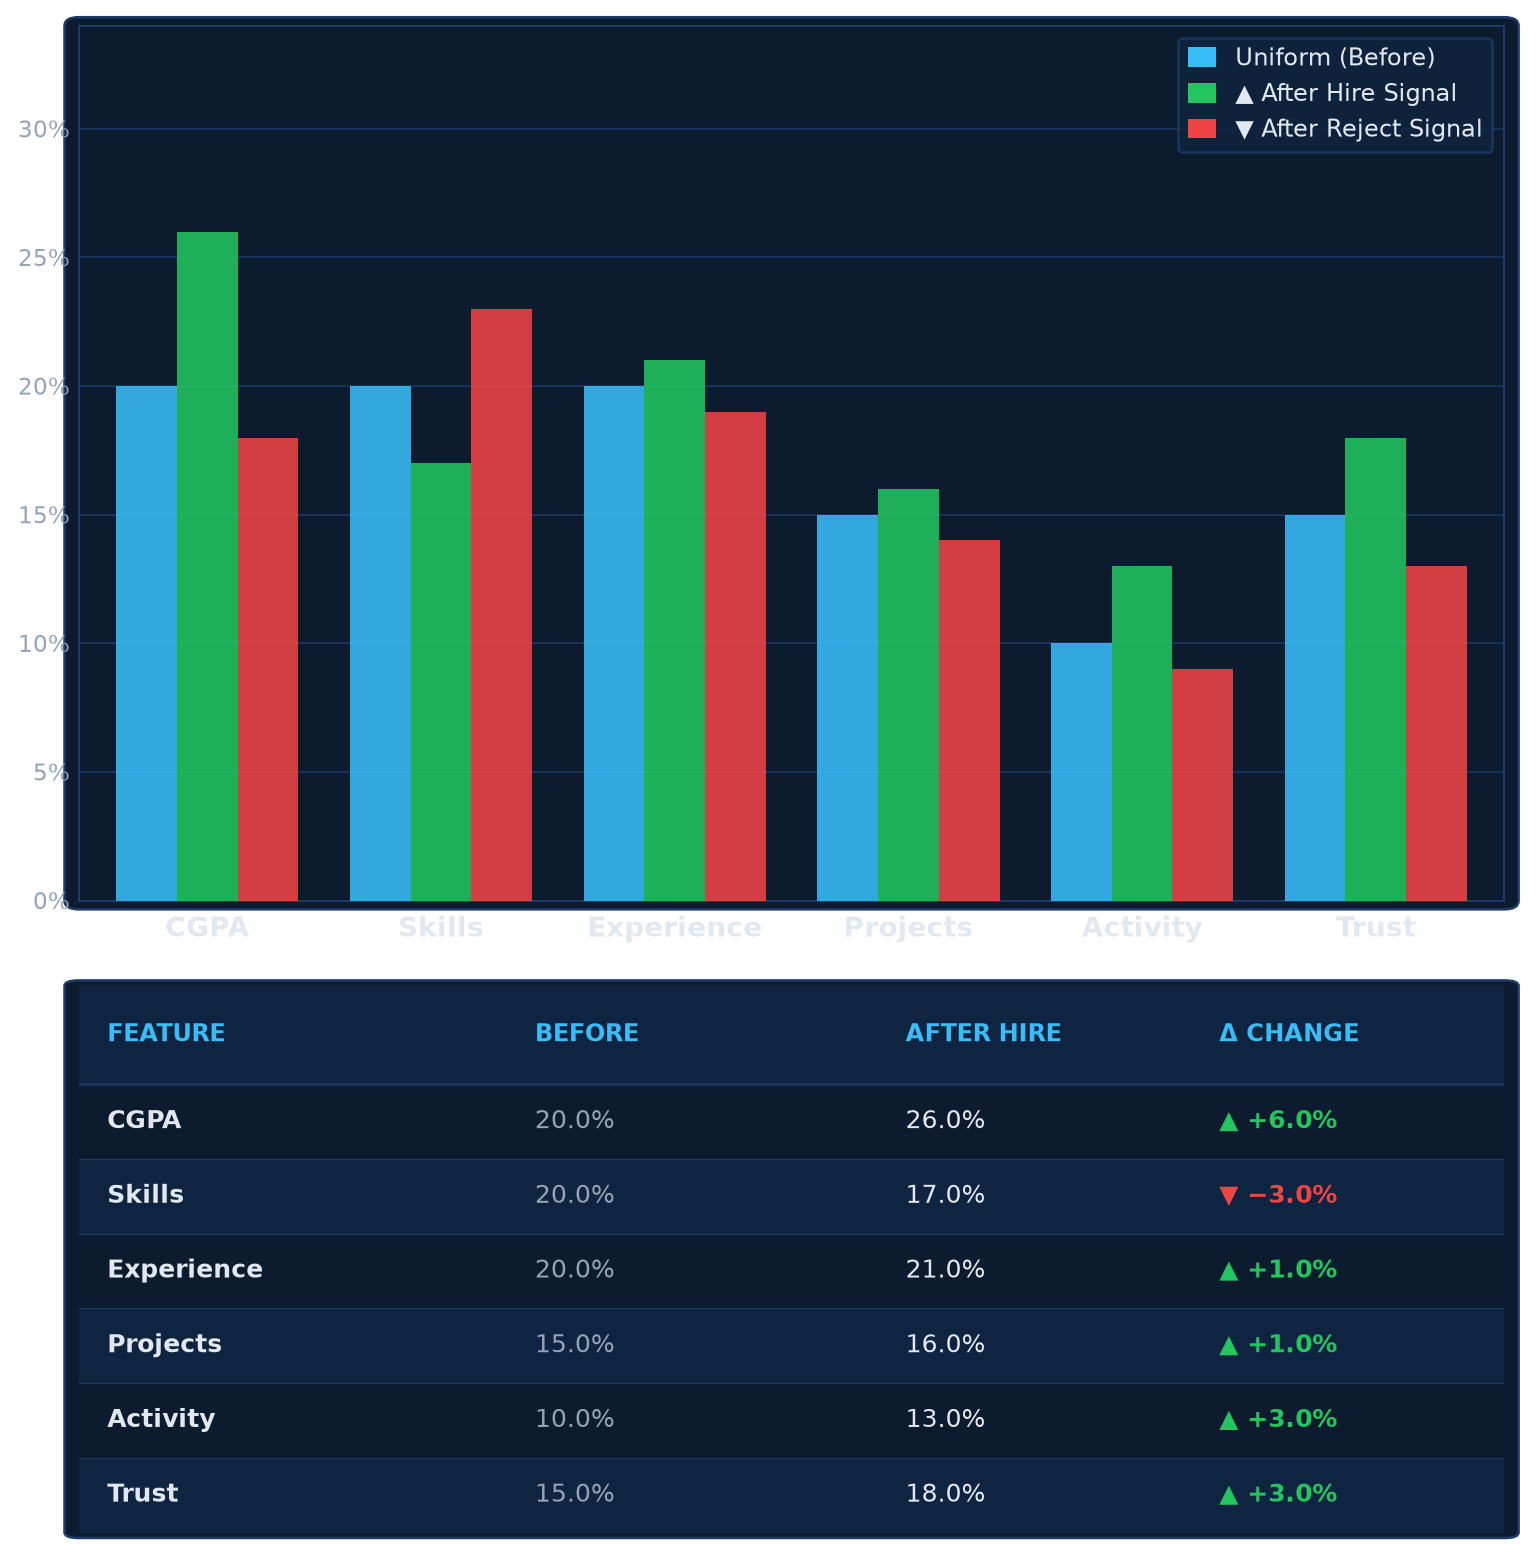

Generate this figure with Python:
import matplotlib.pyplot as plt
import matplotlib.patches as mpatches
import matplotlib.gridspec as gridspec
import numpy as np

# ── DATA ──────────────────────────────────────────────────────
features   = ['CGPA', 'Skills', 'Experience', 'Projects', 'Activity', 'Trust']
before     = [20.0, 20.0, 20.0, 15.0, 10.0, 15.0]
after_hire = [26.0, 17.0, 21.0, 16.0, 13.0, 18.0]
after_rej  = [18.0, 23.0, 19.0, 14.0,  9.0, 13.0]

table_data = [
    ('CGPA',       '20.0%', '26.0%', '▲ +6.0%', True),
    ('Skills',     '20.0%', '17.0%', '▼ −3.0%', False),
    ('Experience', '20.0%', '21.0%', '▲ +1.0%', True),
    ('Projects',   '15.0%', '16.0%', '▲ +1.0%', True),
    ('Activity',   '10.0%', '13.0%', '▲ +3.0%', True),
    ('Trust',      '15.0%', '18.0%', '▲ +3.0%', True),
]

# ── COLORS ────────────────────────────────────────────────────
C_BG     = '#0d1b2e'
C_CARD   = '#0f2440'
C_BORDER = '#1e3a6b'
C_BEFORE = '#38bdf8'
C_HIRE   = '#22c55e'
C_REJECT = '#ef4444'
C_TEXT   = '#e2e8f0'
C_MUTED  = '#94a3b8'
C_HEAD   = '#38bdf8'

# ── FIGURE with GridSpec ───────────────────────────────────────
fig = plt.figure(figsize=(9, 9), facecolor='none')
fig.patch.set_alpha(0)

gs = gridspec.GridSpec(2, 1, figure=fig,
                       height_ratios=[1.6, 1],
                       hspace=0.12,
                       left=0.09, right=0.97,
                       top=0.97, bottom=0.04)

ax_chart = fig.add_subplot(gs[0])
ax_table = fig.add_subplot(gs[1])

# ── DARK BG PATCHES ───────────────────────────────────────────
for ax in (ax_chart, ax_table):
    bg = mpatches.FancyBboxPatch(
        (0, 0), 1, 1, boxstyle="round,pad=0.01",
        facecolor=C_BG, edgecolor=C_BORDER, linewidth=1,
        transform=ax.transAxes, zorder=0, clip_on=False
    )
    ax.add_patch(bg)
    ax.set_facecolor(C_BG)
    for sp in ax.spines.values():
        sp.set_color(C_BORDER)

# ── BAR CHART ─────────────────────────────────────────────────
x = np.arange(len(features))
w = 0.26

ax_chart.bar(x - w, before,     w, color=C_BEFORE, alpha=0.88, zorder=3)
ax_chart.bar(x,     after_hire, w, color=C_HIRE,   alpha=0.88, zorder=3)
ax_chart.bar(x + w, after_rej,  w, color=C_REJECT, alpha=0.88, zorder=3)

ax_chart.yaxis.grid(True, color=C_BORDER, linewidth=0.6, zorder=0)
ax_chart.set_axisbelow(True)
ax_chart.set_xlim(-0.55, len(features) - 0.45)
ax_chart.set_ylim(0, 34)
ax_chart.set_yticks([0, 5, 10, 15, 20, 25, 30])
ax_chart.yaxis.set_major_formatter(plt.FuncFormatter(lambda v, _: f'{int(v)}%'))
ax_chart.tick_params(axis='y', colors=C_MUTED, labelsize=9, length=0)
ax_chart.set_xticks(x)
ax_chart.set_xticklabels(features, color=C_TEXT, fontsize=11, fontweight='bold')
ax_chart.tick_params(axis='x', length=0, pad=6)

leg = ax_chart.legend(
    handles=[
        mpatches.Patch(facecolor=C_BEFORE, label='Uniform (Before)'),
        mpatches.Patch(facecolor=C_HIRE,   label='▲ After Hire Signal'),
        mpatches.Patch(facecolor=C_REJECT, label='▼ After Reject Signal'),
    ],
    loc='upper right', ncol=1,
    frameon=True, facecolor=C_CARD, edgecolor=C_BORDER,
    labelcolor=C_TEXT, fontsize=9.5,
    handlelength=1.2, handleheight=0.9,
)

# ── TABLE ─────────────────────────────────────────────────────
ax_table.set_xlim(0, 1)
ax_table.set_ylim(0, 1)
ax_table.axis('off')

col_x    = [0.02, 0.32, 0.58, 0.80]
headers  = ['FEATURE', 'BEFORE', 'AFTER HIRE', 'Δ CHANGE']
n        = len(table_data)
head_h   = 0.18
row_h    = (1 - head_h) / n

# Header row
header_bg = mpatches.FancyBboxPatch(
    (0, 1 - head_h), 1, head_h,
    boxstyle="square,pad=0", linewidth=0,
    facecolor=C_CARD, transform=ax_table.transAxes, zorder=2
)
ax_table.add_patch(header_bg)
for cx, hdr in zip(col_x, headers):
    ax_table.text(cx, 1 - head_h / 2, hdr,
                  color=C_HEAD, fontsize=9.5, fontweight='bold',
                  va='center', transform=ax_table.transAxes, zorder=3)

# Header bottom border
ax_table.axhline(1 - head_h, color=C_BORDER, linewidth=1, zorder=3)

# Data rows
for i, (feat, bef, aft, delta, is_up) in enumerate(table_data):
    y_top = 1 - head_h - i * row_h
    y_bot = y_top - row_h
    y_mid = (y_top + y_bot) / 2

    if i % 2 == 1:
        stripe = mpatches.FancyBboxPatch(
            (0, y_bot), 1, row_h,
            boxstyle="square,pad=0", linewidth=0,
            facecolor=C_CARD, transform=ax_table.transAxes, zorder=2
        )
        ax_table.add_patch(stripe)

    ax_table.axhline(y_bot, color=C_BORDER, linewidth=0.4, zorder=3)

    dc = C_HIRE if is_up else C_REJECT
    vals   = [feat, bef, aft, delta]
    colors = [C_TEXT, C_MUTED, C_TEXT, dc]
    bolds  = [True, False, False, True]

    for cx, val, color, bold in zip(col_x, vals, colors, bolds):
        ax_table.text(cx, y_mid, val,
                      color=color, fontsize=10,
                      fontweight='bold' if bold else 'normal',
                      va='center', transform=ax_table.transAxes, zorder=4)

# ── SAVE ──────────────────────────────────────────────────────
plt.savefig('poster/rl_weights.png', dpi=180,
            bbox_inches='tight', transparent=True, facecolor='none')
print("✅ Saved → poster/rl_weights.png")
plt.show()
